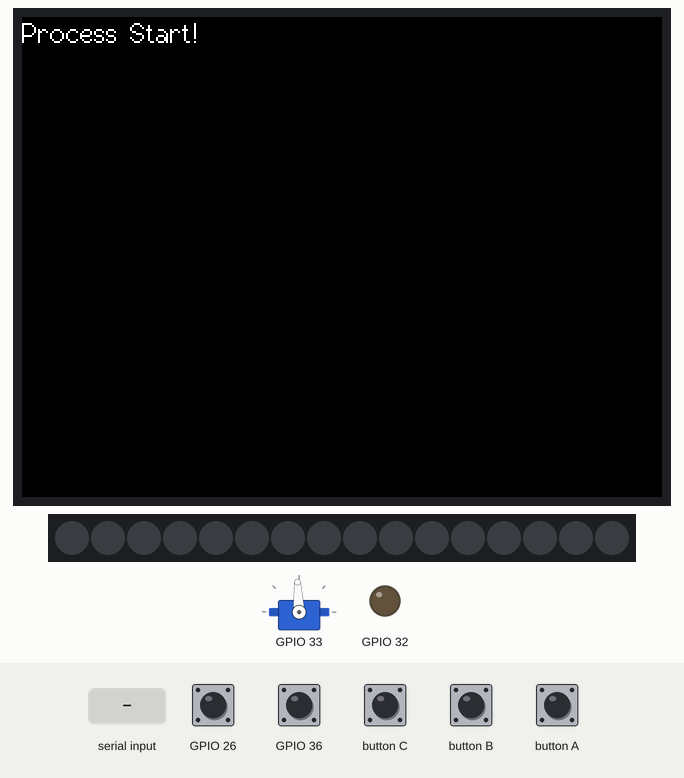
The program below on a simulated ESP32. Shown: 320×240 colour display, servo, 16 RGB LEDs in strip order, left to right, output pins drawn as LEDs (lit = HIGH). Inputs (shaded band) come from the test bench; at power-on: GPIO 26 HIGH, GPIO 36 HIGH. Dim RGB values are drawn brighter than linear; random numbers use the default seed unless the program sets one; nothing arrives over Bluetooth unless stated; servo pulses on a pin are drawn as a servo (544–2400 µs = 0–180°).

Above: at 1.4 s.
1.5 s: "L90\n" received over the second serial link
At 2.9 s:
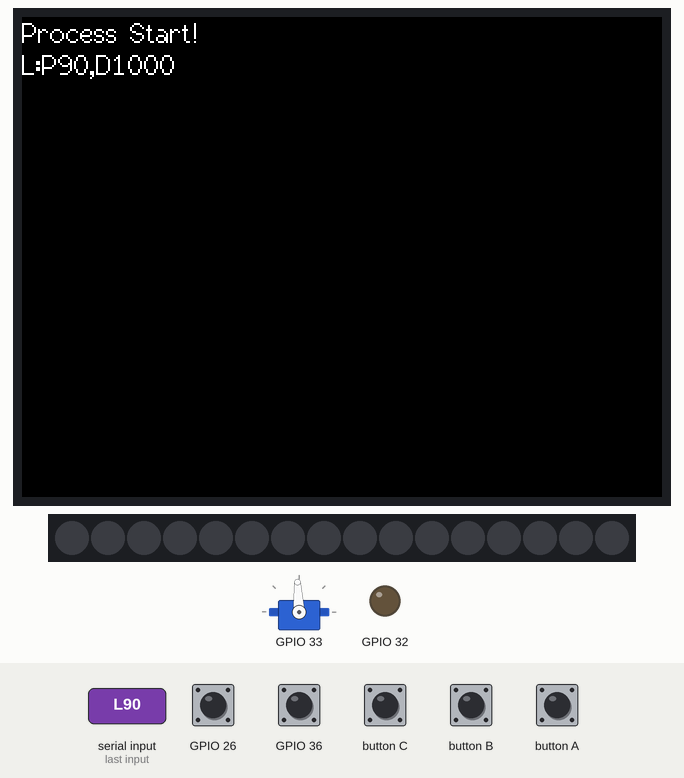
3.1 s: "R90\n" received over the second serial link
At 4.5 s:
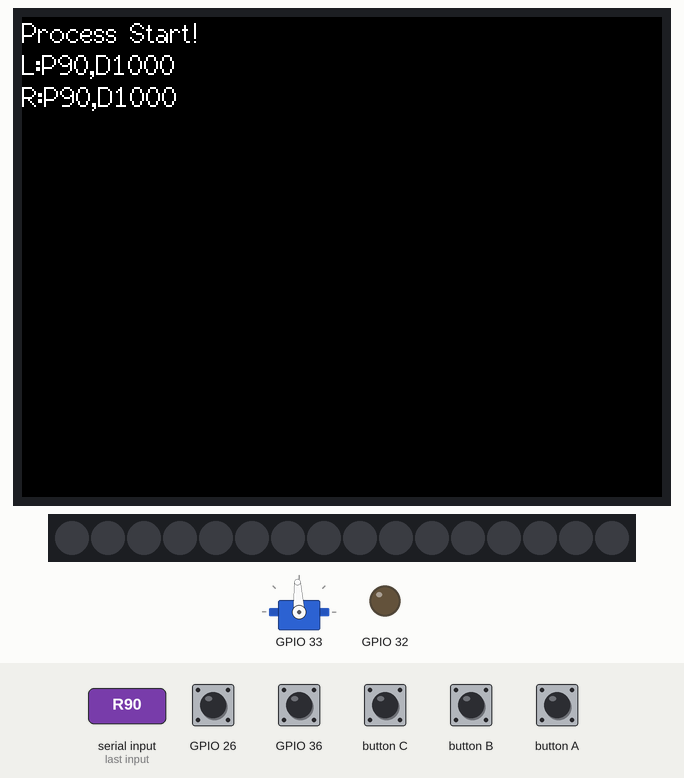
4.7 s: GPIO 26 pulled LOW for 0.15 s
6.3 s: "v,1\n" received over the second serial link
At 6.43 s:
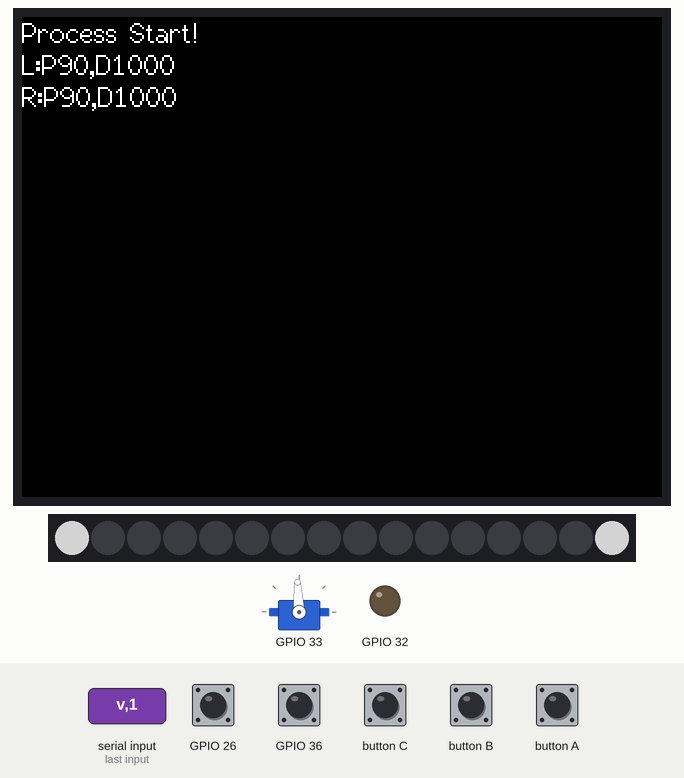
8.5 s: "L,1\n" received over the second serial link
At 10.1 s:
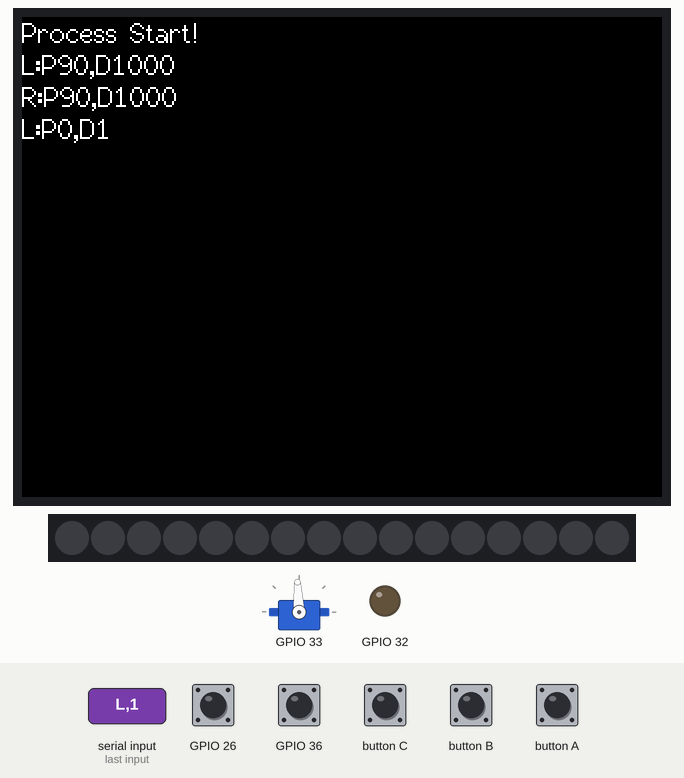
10.3 s: "L,150\n" received over the second serial link
At 12.3 s:
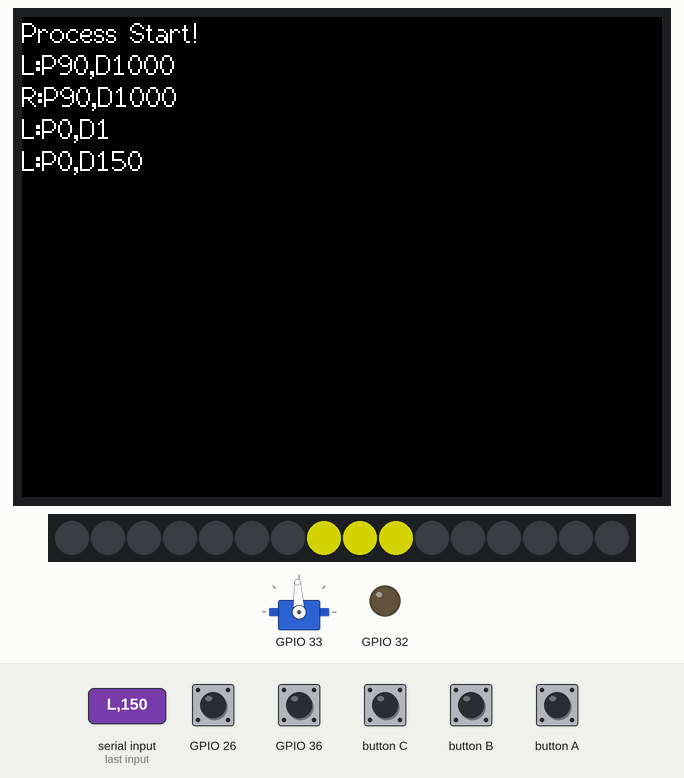
Timing chart, 0 to 13.8 s (numbered marks = the images above; inputs shaded):
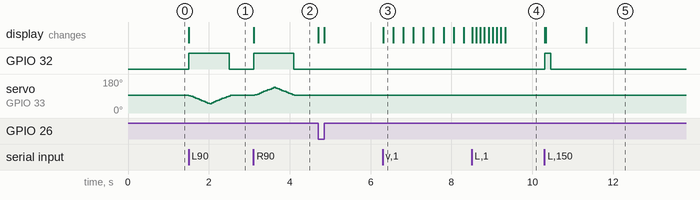

Measured:
- after the input at 1.5 s, GPIO 32: LOW → HIGH at once, → LOW 1.0 s later; the display: changes at once (image 1)
- after the input at 3.1 s, GPIO 32: LOW → HIGH at once, → LOW 1.0 s later; servo on GPIO 33: rises from 93° to 136° in 0.46 s, then falls to 93° in 0.51 s; the display: changes at once (image 2)
- after the input at 10.3 s, GPIO 32: LOW → HIGH at once, → LOW 0.15 s later

The program:

main.cpp
```cpp
#include <M5Unified.h>
// #include <FastLED.h>
#include <NeoPixelBus.h>
#include <BluetoothSerial.h>
// #include <WiFi.h>
#include <FS.h>
// #include <AsyncTCP.h>
// #include <ESPAsyncWebServer.h>
#include <SPIFFS.h>
#include "led_contoller.h"

/*
責務：
- コマンドで指定した量だけサーボを前後させる。
- コマンドは改行で区切る。\r,\n,\r\nは問わない：
- サーボ動作中は電磁石をオンにする
- 定期的に現状のセンサ状態を送信する

受信
L数字：左方向に動かした後、戻る。数字は0~100を指定。ex：L70
R数字：右方向に動かした後、戻る。数字は0~100を指定。ex：R30
e:電磁石を一定時間起動する(デバッグ用)
P数字：数字は-100~100で、その位置周辺のLEDを光らせる
v: 猫の登場アクション
V: 猫の退場アクション

送信
L%bR%b\r\n :%bは0/1で、リードスイッチが反応しているときに1を返す
*/

//internal global variable
static BluetoothSerial SerialBT;
static String incomingData = "";

// 押し出し関係の定数定義
const int LIMIT_LENGTH = 30; //ラックを動かせる最大量。mm。。
const int MAX_LENGTH = 30; //ラックを動かす最大量。mm。POWER=100の場合にこの距離を動かす。
// const int PITCH_DIAMETER = 80; // ピッチ円直径。mm

//こちらから送信する情報の頻度
const int HEARTBEAT_INTERVAL = 20;//ms

//サーボ用のPWM関係の変数
const uint32_t PWM_Hz = 50;   // PWM周波数
const uint8_t PWM_level = 16; // PWM分解能 16bit
const uint8_t PWM_CH = 1;  // チャンネル
const uint8_t PWM_PIN=G33;
static unsigned long servo_round_trip_until=0;
static int servo_round_trip_duration=0;
static int servo_destination_pulse=0;
const int servo_interuption_interval=50; //次のサーボ位置計算の頻度。ms

//電磁石関係
const uint8_t emag_pin=G32;
enum class EmugState{
  NEUTORAL,PLUS
};
EmugState emugState=EmugState::NEUTORAL;
unsigned long emag_enable_until=0;

//LEDテープ関係. 実定義は別ファイル。
const uint8_t LED_DATA_PIN=G0;

//猫の状態
CatState catState=CatState::NO_EXIST;
int catPosition = 0;


//リードスイッチ関係
const uint8_t SENSOR_PIN_LEFT=G26;
const uint8_t SENSOR_PIN_RIGHT=G36;
int previous_left_value;
int previous_right_value;

//Wifi,REST関係
// const char *wifi_ssid="aterm-lnld-g";
// const char *wifi_password="7korobi8oki";
// #define HTTP_PORT 80
// AsyncWebServer server(HTTP_PORT);
// #define FORMAT_SPIFFS_IF_FAILED true

//サーボ関係
#define MIDDLLE_DUTY 0.075
#define DUTY_RANGE 0.025
const int MIDDLE_PULSE=((1<<PWM_level)-1)*MIDDLLE_DUTY;
// const int PULSE_RANGE=((1<<PWM_level)-1)*DUTY_RANGE; // 1msで左端、2msで右端

//prototype declaration
void printLine(String text);
void init_emag();
void change_emag_state(EmugState enumState,int duration=0);
void push(char direction, int power,long servo_duration=0);
bool isNumber(String str);

// void wifi_connect(const char *ssid, const char *password){
//   printLine("WiFi Connenting...");

//   WiFi.begin(ssid, password);
//   while (WiFi.status() != WL_CONNECTED)
//   {
//     delay(1000);
//   }

//   printLine("Connected.");
//   printLine("IP:"+WiFi.localIP().toString());
//   // printLine("Gateway IP: "+WiFi.gatewayIP().toString());
// }

// void notFound(AsyncWebServerRequest *request){
//   if (request->method() == HTTP_OPTIONS){
//     request->send(200);
//   }else{
//     request->send(404);
//   }
// }

int cursorX=0;
int cursorY=0;
const int lineHeight=16;
void printLine(String text) {
  // 行が画面の高さを超えたらスクロール
  if (cursorY + lineHeight > M5.Lcd.height()) {
    M5.Lcd.scroll(0, -lineHeight);
    cursorY = M5.Lcd.height() - lineHeight;
    M5.Lcd.fillRect(0, cursorY, M5.Lcd.width(), lineHeight, TFT_BLACK); // 新しい行の部分を黒で塗りつぶす
  }

  // テキストの表示
  M5.Lcd.setCursor(cursorX, cursorY);
  M5.Lcd.print(text);

  // 次の行へ
  cursorY += lineHeight;
}

void init_emag(){
  pinMode(emag_pin,OUTPUT);
  change_emag_state(EmugState::NEUTORAL);
}

void change_emag_state(EmugState __emugState,int duration){
  emugState=__emugState;
  switch(__emugState){
    case (EmugState::NEUTORAL):
      digitalWrite(emag_pin,LOW);
      // SerialBT.println("NEUTORAL");
      break;
    case (EmugState::PLUS):
      digitalWrite(emag_pin,HIGH);
      // SerialBT.println("PLUS");
      break;
  }


  if(duration != 0){
    emag_enable_until =  millis()+duration;
  }
}

void set_servo_push(char direction, int power,long servo_duration=0){
  int sign=1;
  if(direction == 'L'){
    sign=-1;
  }
  if (power>100){
    power=100;
  }

  float duty_rate=DUTY_RANGE*power/100;
  int pulse=((1<<PWM_level)-1)* (MIDDLLE_DUTY+(sign * duty_rate));

  servo_destination_pulse = pulse;
  servo_round_trip_duration=servo_duration;
  servo_round_trip_until = millis() + servo_duration;
}

void push(char direction, int power,long servo_duration){
  set_servo_push(direction, power,servo_duration);
  // change_emag_state(EmugState::PLUS,servo_duration*1.5);
  change_emag_state(EmugState::PLUS,servo_duration);
}


bool isNumber(String str){
  for (int i = 0; i < str.length(); i++) {
    if (!isDigit(str[i])) {
      if(i==0 && '-' == str[i]){
        continue;
      }
      return false;
    }
  }
  return true;
}

void processReadData(){
  incomingData.trim();
  if(incomingData==""){
    return;
  }

  String copiedIncomingData = incomingData;
  incomingData = ""; // 受信データをクリア

  if (copiedIncomingData.startsWith("L") || copiedIncomingData.startsWith("R")) {
    //L100,2000のような形で、カンマ前がpower, カンマ後がduration
    int power=100;
    int duration=1000;

    // カンマの位置を探す.無ければPowerだけ反映
    int commaIndex = copiedIncomingData.indexOf(',');
    if (commaIndex == -1) {
      String powerString = copiedIncomingData.substring(1); // L,Rを除いた文字列を取得
      if(!isNumber(powerString)){
        printLine("powerString is not number, passed: " + powerString);
        return;
      }

      power = powerString.toInt(); // int型に変換
      duration = 1000;
    }else{
      // パワーの部分を抽出して整数に変換
      String powerString = copiedIncomingData.substring(1, commaIndex);
      power = powerString.toInt();
      if(!isNumber(powerString)){
        printLine("powerString is not number, passed: " + powerString);
        return;
      }

      // カンマの後の部分を抽出して整数に変換
      String durationStr = copiedIncomingData.substring(commaIndex + 1);
      durationStr.trim(); // 改行文字や余分な空白を削除
      if(!isNumber(durationStr)){
        printLine("duration is not number, passed: " + durationStr);
        return;
      }
      duration = durationStr.toInt();
    }

    char direction=copiedIncomingData[0];

    push(direction,power,duration);
    printLine(String(direction)+":P"+String(power)+",D"+String(duration));

  }else if(copiedIncomingData.startsWith("e")){
    change_emag_state(EmugState::PLUS,3000);
  }else if(copiedIncomingData.startsWith("v")){
    catState = CatState::APPEARING;
  }else if(copiedIncomingData.startsWith("V")){
    catState = CatState::NO_EXIST;
    setAllLEDs(predefinedColors[Black]);
  }else if(copiedIncomingData.startsWith("P")){
    String positionString = copiedIncomingData.substring(1);
    if(!isNumber(positionString)){
      printLine("powerString is not number, passed: " + positionString);
    }
    catPosition = positionString.toInt(); // int型に変換
  }
}

void move_servo(uint32_t current_time){
  if(servo_round_trip_until < current_time){
    ledcWrite(PWM_CH,MIDDLE_PULSE);
    return;
  }

  int rest_time = servo_round_trip_until - current_time;
  float next_target_pos_rate = (float)rest_time/servo_round_trip_duration;

  int next_pulse;
  if(next_target_pos_rate<0.5){//行き
    next_pulse = MIDDLE_PULSE + (servo_destination_pulse-MIDDLE_PULSE)*next_target_pos_rate*2;
  }else{//帰り
    next_pulse = servo_destination_pulse - (servo_destination_pulse-MIDDLE_PULSE)*(next_target_pos_rate-0.5)*2;
  }

  ledcWrite(PWM_CH,next_pulse);

  if(emugState!=EmugState::NEUTORAL){
    // SerialBT.println(String(next_pulse));
  }
}


void sendHeartbeat(int leftValue, int rightValue){
  SerialBT.printf("L%dR%d\r\n",leftValue,rightValue);
}

void checkBoxPosition(){
  bool update_flag=false;

  int current_left_value = digitalRead(SENSOR_PIN_LEFT);
  if(current_left_value != previous_left_value){
    update_flag=true;
  }
  previous_left_value = current_left_value;


  int current_right_value = digitalRead(SENSOR_PIN_RIGHT);
  if(current_right_value != previous_right_value){
    update_flag=true;
  }
  previous_right_value = current_right_value;

  if(update_flag){
    if(catState == CatState::NO_EXIST){
      RgbColor on_color = predefinedColors[Green];
      RgbColor off_color = predefinedColors[Black];
      strip.SetPixelColor(0,current_left_value==LOW?on_color:off_color);
      strip.SetPixelColor(NUM_LEDS-1,current_right_value==LOW?on_color:off_color);
      strip.Show();
    }

    //Active Lowなので反転して送る
    sendHeartbeat(!current_left_value,!current_right_value);
  }
}

void init_reed_switch(){
  pinMode(SENSOR_PIN_LEFT,INPUT_PULLUP);
  pinMode(SENSOR_PIN_RIGHT,INPUT_PULLUP);
  previous_left_value = digitalRead(SENSOR_PIN_LEFT);
  previous_right_value = digitalRead(SENSOR_PIN_RIGHT);
}

void setup() {
  auto cfg = M5.config();
  M5.begin(cfg);
  M5.Power.begin();

  M5.Lcd.setRotation(1); //画面回転
  M5.Lcd.fillScreen(TFT_BLACK); // 画面をクリア
  M5.Lcd.setTextFont(2); // フォントの設定
  M5.Lcd.setTextColor(TFT_WHITE, TFT_BLACK); // テキストと背景の色を設定

  SerialBT.begin("AR_CAT_STICKC");

  //サーボ関係
  // チャンネルと周波数の分解能を設定
  ledcSetup(PWM_CH, PWM_Hz, PWM_level);
  // モータのピンとチャンネルの設定
  ledcAttachPin(PWM_PIN, PWM_CH);
  ledcWrite(PWM_CH,MIDDLE_PULSE);

  //電磁石関係
  init_emag();

  //センサー制御
  init_reed_switch();

  //LEDテープ関係
  strip.Begin();
  for(int i=0;i<NUM_LEDS;i++){
    strip.SetPixelColor(i,predefinedColors[i%NUM_OF_COLORS]);
  }
  strip.Show();


  //WiFi,REST関係
  // wifi_connect(wifi_ssid,wifi_password);
  // server.serveStatic("/", SPIFFS, "/").setDefaultFile("index.html");
  // server.onNotFound(notFound);
  // DefaultHeaders::Instance().addHeader("Access-Control-Allow-Origin", "*");
  // DefaultHeaders::Instance().addHeader("Access-Control-Allow-Headers", "*");
  // server.begin();
  // SPIFFS.begin(FORMAT_SPIFFS_IF_FAILED);
  // server.on("/push", HTTP_PUT, [] (AsyncWebServerRequest *request) {
  //     const String DIRECTION_PARAM="direction";
  //     const String POWER_PARAM="power";
  //     const String DURATION_PARAM="duration";
  //     char direction='\0';
  //     int power=0;
  //     int duration=1000;

  //     if (request->hasParam(DIRECTION_PARAM)) {
  //         String direction_str = request->getParam(DIRECTION_PARAM)->value();
  //         direction=direction_str.charAt(0);
  //     }else{
  //       request->send(400, "text/plain", "DIRECTION ERROR");
  //       return;
  //     }

  //     if (request->hasParam(POWER_PARAM)) {
  //         String power_str = request->getParam(POWER_PARAM)->value();
  //         if(!isNumber(power_str)){
  //           request->send(400, "text/plain", "POWER_PARAM should be number");
  //           return;
  //         }
  //         power = power_str.toInt(); // int型に変換
  //     }else{
  //       request->send(400, "text/plain", "POWER_PARAM mandatory");
  //       return;
  //     }

  //     if (request->hasParam(DURATION_PARAM)) {
  //         String duration_str = request->getParam(DURATION_PARAM)->value();
  //         if(!isNumber(duration_str)){
  //           request->send(400, "text/plain", "DURATION_PARAM should be number");
  //           return;
  //         }
  //         duration = duration_str.toInt(); // int型に変換
  //     }

  //   push(direction, power,duration);
  //   request->send(200, "text/plain", "PUSHED");
  //   printLine(String(direction)+":P"+String(power)+",D"+String(duration));

  // });

  printLine("Process Start!");
  setAllLEDs(predefinedColors[Black]);
}

void loop() {
  static uint32_t next_servo_interuption=0;
  static uint32_t next_heartbeat_time=0;

  M5.update();

  if (SerialBT.available()) {
      char incomingByte = SerialBT.read();
      // 改行文字を受信したらコマンド終了
      if (incomingByte == '\n' || incomingByte == '\r') {
        processReadData();
      } else {
        incomingData += incomingByte; // 文字を追加
      }
  }

  auto current_time = millis();
  if(emag_enable_until < current_time){
    if(emugState!=EmugState::NEUTORAL){
      change_emag_state(EmugState::NEUTORAL);
    }
  }

  if (current_time > next_servo_interuption){
    move_servo(current_time);
    next_servo_interuption=current_time+servo_interuption_interval;
  }

  if (current_time > next_heartbeat_time){
    checkBoxPosition();
    showCatPosition(catState,catPosition);
    next_heartbeat_time = current_time + HEARTBEAT_INTERVAL;
  }

  if(catState == CatState::APPEARING){
    bool isAppeared = showAppearanceTransition(current_time);
    if(isAppeared){
      catState = CatState::EXIST;
    }
  }

  if(M5.BtnA.wasClicked()){
    ESP.restart();
  }


}
```

led_contoller.h
```cpp
#ifndef LED_CONTROLLER_H
#define LED_CONTROLLER_H

#include <NeoPixelBus.h>
#include <M5Unified.h>
#include <main.h>

extern const uint8_t LED_DATA_PIN;
#define NUM_LEDS 16

extern NeoPixelBus<NeoGrbFeature, NeoWs2812xMethod> strip;
const uint8_t INTENSITY=127;
extern const int NUM_OF_COLORS;
enum ColorName {
    Black, White, Red, Lime, Blue,
    Yellow, Cyan, Magenta, Silver, Gray,
    Maroon, Olive, Green, Purple, Teal, Navy,
    ColorCount // 色の数を示す特別な値
};
extern const RgbColor predefinedColors[];
void setLeftLEDS(RgbColor color);

void setRightLEDS(RgbColor color);

void setAllLEDs(RgbColor color);

bool showAppearanceTransition_A(uint32_t passedTime);

bool showAppearanceTransition_B(uint32_t currentTime);

bool showAppearanceTransition(uint32_t currentTime);

void showCatPosition(CatState catState,int catPosition);
#endif
```

led_controlelr.cpp
```cpp
#include <NeoPixelBus.h>
#include "led_contoller.h"
#include  "main.h"

NeoPixelBus<NeoGrbFeature, NeoWs2812xMethod> strip(NUM_LEDS, LED_DATA_PIN);
const RgbColor predefinedColors[] = {
    RgbColor(0, 0, 0),       // Black
    RgbColor(INTENSITY, INTENSITY, INTENSITY), // White
    RgbColor(INTENSITY, 0, 0),     // Red
    RgbColor(0, INTENSITY, 0),     // Lime
    RgbColor(0, 0, INTENSITY),     // Blue
    RgbColor(INTENSITY, INTENSITY, 0),   // Yellow
    RgbColor(0, INTENSITY, INTENSITY),   // Cyan / Aqua
    RgbColor(INTENSITY, 0, INTENSITY),   // Magenta / Fuchsia
};
constexpr int NUM_OF_COLORS = sizeof(predefinedColors) / sizeof(predefinedColors[0]);

void setLeftLEDS(RgbColor color){
  for(int i=0;i<NUM_LEDS/2;i++){
    strip.SetPixelColor(i,color);
  }
  strip.Show();
  return;
}

void setRightLEDS(RgbColor color){
  for(int i=0;i<NUM_LEDS/2;i++){
    strip.SetPixelColor(NUM_LEDS-i,color);
  }
  strip.Show();
  return;
}

void setAllLEDs(RgbColor color){
  for(int i=0;i<NUM_LEDS;i++){
    strip.SetPixelColor(i,color);
  }
  strip.Show();
  return;
}

/*
両端から一つずつ点灯して中央へ
*/
bool showAppearanceTransition_A(uint32_t passedTime){
  const int TOTAL_TIME=2000;

  RgbColor color=predefinedColors[White];
  bool ledValues[NUM_LEDS] ={0};

  int phase_duration = TOTAL_TIME/(NUM_LEDS/2);
  for(int i=0;i<NUM_LEDS/2;i++){
    if(passedTime > phase_duration*i){
      ledValues[i]=ledValues[NUM_LEDS-1-i]=true;
    }
  }

  for(int i=0;i<NUM_LEDS;i++){
    if(ledValues[i]){
      strip.SetPixelColor(i,color);
    }else{
      strip.SetPixelColor(i,predefinedColors[Black]);
    }
  }
  strip.Show();

  return passedTime>TOTAL_TIME;
}

/*
ITERATION回数だけランダムに点灯したのち、1秒間暗転からの、一秒間発光
*/
bool showAppearanceTransition_B(uint32_t currentTime){
  const int TOTAL_TIME=2000;
  const int ITERATION=10;
  const int EACH_FLASH_DURATION=100;//ms
  const int DARK_DURATION=1000;//ms
  const int LAST_FLASH_DURATION=1000;//ms
  int phase_duration = TOTAL_TIME/ITERATION;
  static RgbColor color = 0;
  static uint32_t next_rumble_time=0;
  static uint8_t count=0;
  static bool finishFlag=false;

  if(next_rumble_time<currentTime){
    if(count<ITERATION){
        color = predefinedColors[random(1,NUM_OF_COLORS-1)];//黒以外
        next_rumble_time = currentTime+EACH_FLASH_DURATION;
        count++;
    }else if(count == ITERATION){
        color = predefinedColors[Black];//黒
        next_rumble_time = currentTime+DARK_DURATION;
        count++;
    }else if(count == ITERATION+1){
        color = predefinedColors[Yellow];
        next_rumble_time = currentTime+LAST_FLASH_DURATION;
        count++;
    }else{
      color = predefinedColors[Black];
      finishFlag=true;
    }
  }
  setAllLEDs(color);

  if(finishFlag){
    next_rumble_time=0;
    count=0;
    finishFlag=false;
    return true;
  }

  return false;
}

bool showAppearanceTransition(uint32_t currentTime){
  static uint32_t firstCalledTime = 0;
  static bool finished_A = false;
  static bool finished_B = false;
  if(firstCalledTime == 0 ){
    firstCalledTime = currentTime;
  }
  if(!finished_A){
    uint32_t passedTime = currentTime - firstCalledTime;
    finished_A = showAppearanceTransition_A(passedTime);
  }else if(!finished_B){
    finished_B = showAppearanceTransition_B(currentTime);
  }

  if(finished_B){
    firstCalledTime = 0;
    finished_A = false;
    finished_B = false;
    return true;
  }

  return false;
}

void showCatPosition(CatState catState,int catPosition){
  if(catState != CatState::EXIST){
    return;
  }

  int led_index= map(catPosition,-100,100,0,NUM_LEDS);

  RgbColor color =predefinedColors[Yellow];
  for(int i=0;i<NUM_LEDS;i++){
    if(led_index-1 <= i && i <= led_index + 1 ){
      strip.SetPixelColor(i,color);
    }else{
      strip.SetPixelColor(i,predefinedColors[Black]);
    }
  }
  strip.Show();
}
```

main.h
```cpp
#ifndef MAIN_H
#define MAIN_H

enum class CatState{
  EXIST,NO_EXIST,APPEARING
};
#endif
```
